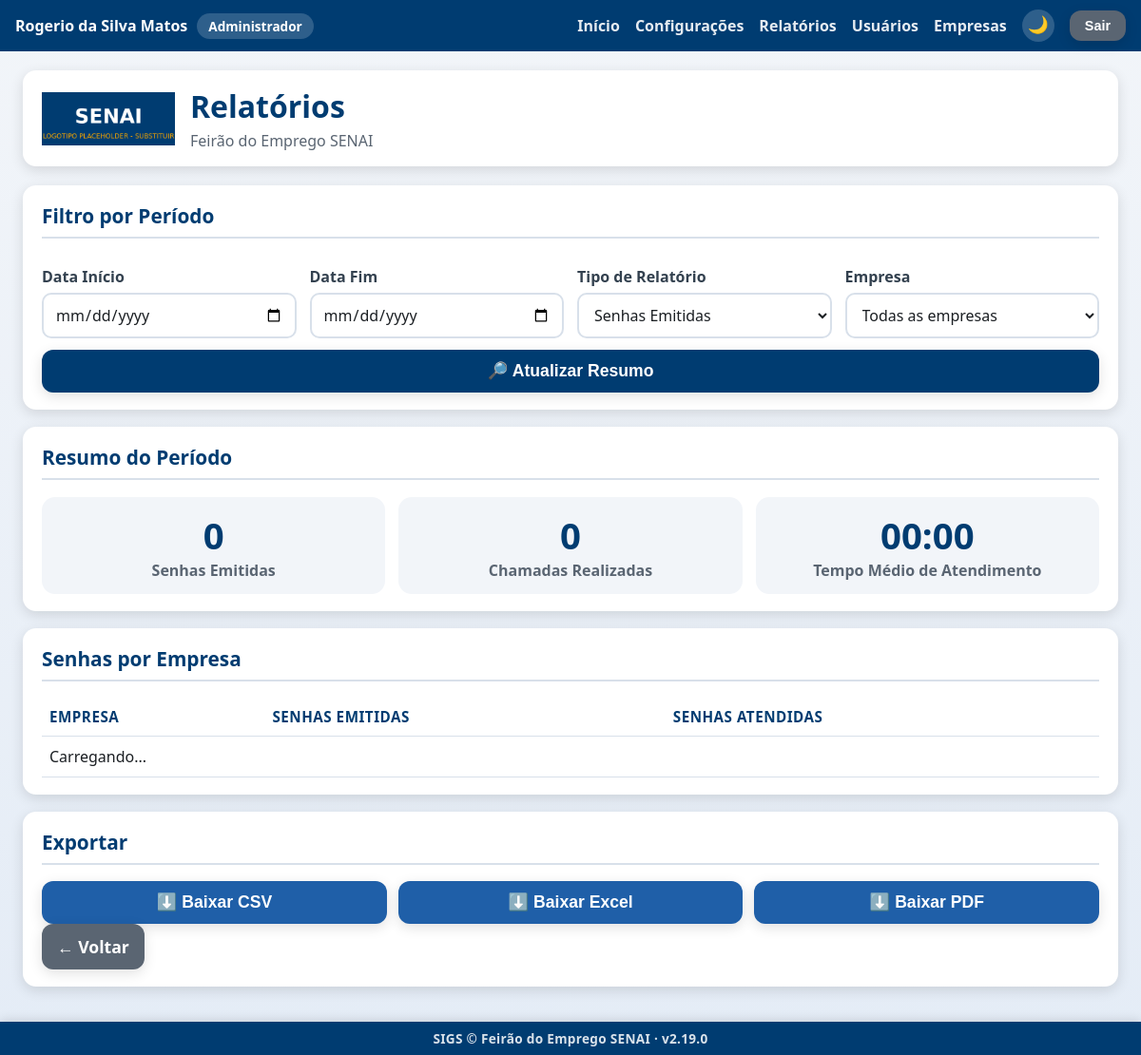
Page /relatorios (signed in) on the committed database.
### tables this page shows
CREATE TABLE usuarios (
            id INTEGER PRIMARY KEY AUTOINCREMENT,
            nome_completo TEXT NOT NULL,
            login TEXT NOT NULL UNIQUE,
            senha_hash TEXT NOT NULL,
            perfil TEXT NOT NULL DEFAULT 'atendente',
            ativo INTEGER NOT NULL DEFAULT 1,
            data_criacao TEXT NOT NULL,
            ultimo_login TEXT
        , empresa_id INTEGER REFERENCES empresas (id), provisionado_por_chave INTEGER NOT NULL DEFAULT 0);

CREATE TABLE configuracoes (
                    chave TEXT PRIMARY KEY,
                    valor TEXT NOT NULL
                );

### app.py (the view)
@app.route("/relatorios")
@auth.login_required
@auth.admin_ou_recrutador_required
def relatorios_tela():
    configuracoes = config_manager.obter_todas()
    usuario_sessao = auth.usuario_logado()
    eh_recrutador = usuario_sessao.get("perfil") == PerfilUsuario.RECRUTADOR
    empresa_recrutador = None
    if eh_recrutador and usuario_sessao.get("empresa_id"):
        empresa_recrutador = database.obter_empresa_por_id(usuario_sessao["empresa_id"])
    return render_template(
        "relatorios.html", config=configuracoes, eh_recrutador=eh_recrutador, empresa_recrutador=empresa_recrutador
    )

### app.py (called while the page is built)
@app.context_processor
def injetar_usuario_logado():
    usuario_sessao = auth.usuario_logado()
    identidade_empresa = None
    if usuario_sessao and usuario_sessao.get("perfil") == PerfilUsuario.RECRUTADOR:
        empresa_id = usuario_sessao.get("empresa_id")
        if empresa_id:
            empresa = database.obter_empresa_por_id(empresa_id)
            if empresa and (empresa.logo_path or empresa.cor_principal):
                identidade_empresa = {"logo_path": empresa.logo_path, "cor": empresa.cor_principal}
    return {
        "usuario_logado": usuario_sessao,
        "eh_admin": auth.eh_admin(),
        "sigs_versao": SIGS_VERSAO,
        "identidade_empresa": identidade_empresa,
    }

### auth.py (called while the page is built, shortened)
def usuario_logado() -> Optional[dict]:
    usuario_id = session.get(CHAVE_SESSAO_USUARIO_ID)
    if usuario_id is None:
        return None
    return {
        "id": usuario_id,
        "nome_completo": session.get(CHAVE_SESSAO_NOME),
        "login": session.get(CHAVE_SESSAO_LOGIN),
        "perfil": session.get(CHAVE_SESSAO_PERFIL),
        "guiche": session.get(CHAVE_SESSAO_GUICHE),
        "empresa_id": session.get(CHAVE_SESSAO_EMPRESA_ID),
        "empresa_nome": session.get(CHAVE_SESSAO_EMPRESA_NOME),
    }

def eh_admin() -> bool:
    return session.get(CHAVE_SESSAO_PERFIL) == PerfilUsuario.ADMIN

def admin_ou_recrutador_required(funcao_view):
    @wraps(funcao_view)
    def wrapper(*args, **kwargs):
        perfil = session.get(CHAVE_SESSAO_PERFIL)
        return funcao_view(*args, **kwargs)
    return wrapper

### config.py (called while the page is built)
    def _conectar(self) -> sqlite3.Connection:
        conexao = sqlite3.connect(str(DATABASE_PATH), timeout=10, check_same_thread=False)
        conexao.row_factory = sqlite3.Row
        return conexao

    def obter_todas(self) -> Dict[str, Any]:
        with self._conectar() as conexao:
            linhas = conexao.execute(f"SELECT chave, valor FROM {TABELA_CONFIGURACOES}").fetchall()
        resultado: Dict[str, Any] = {}
        for linha in linhas:
            chave, valor = linha["chave"], linha["valor"]
            if chave in CHAVES_INTEIRAS:
                try:
                    resultado[chave] = int(valor)
                except (TypeError, ValueError):
                    resultado[chave] = 0
            else:
                resultado[chave] = valor
        return resultado

### templates/relatorios.html (shortened to what this page needs)
{% extends "layout.html" %}
{% block conteudo %}
<div class="pagina pagina-relatorios">
    <header class="cabecalho">
        <img class="logo" src="{{ url_for('static', filename='img/logo.png') }}" alt="Logo SENAI">
        <div class="titulo-evento">
            <h1>Relatórios</h1>
            <p>{{ config.nome_evento }}</p>
        </div>
    </header>
    <main class="conteudo-principal">
        <section class="card card-formulario">
            <h2>Filtro por Período</h2>
            <div class="campos-identificacao">
                <label>
                    Data Início
                    <input type="date" id="filtro-inicio">
                </label>
                <label>
                    Data Fim
                    <input type="date" id="filtro-fim">
                </label>
                <label>
                    Tipo de Relatório
                    <select id="filtro-tipo">
                        <option value="emitidas">Senhas Emitidas</option>
                    </select>
                </label>
                {% if not eh_recrutador %}
                <label>
                    Empresa
                    <select id="filtro-empresa">
                        <option value="">Todas as empresas</option>
                    </select>
                </label>
                {% endif %}
            </div>
            <button id="btn-atualizar-resumo" class="botao botao-primario">🔎 Atualizar Resumo</button>
        </section>
        <section class="card card-resumo">
            <h2>Resumo do Período</h2>
            <div class="resumo-grade">
                <div class="resumo-item">
                    <span class="resumo-valor" id="resumo-emitidas">0</span>
                    <span class="resumo-label">Senhas Emitidas</span>
                </div>
                <div class="resumo-item">
                    <span class="resumo-valor" id="resumo-chamadas">0</span>
                    <span class="resumo-label">Chamadas Realizadas</span>
                </div>
                <div class="resumo-item">
                    <span class="resumo-valor" id="resumo-tempo-medio">00:00</span>
                    <span class="resumo-label">Tempo Médio de Atendimento</span>
                </div>
            </div>
        </section>
        <section class="card card-resumo-empresas">
            <h2>Senhas por Empresa</h2>
            <table class="tabela-fila">
                <thead>
                    <tr>
                        <th>Empresa</th>
                        <th>Senhas Emitidas</th>
                        <th>Senhas Atendidas</th>
                    </tr>
                </thead>
                <tbody id="resumo-empresas-corpo">
                    <tr><td colspan="3">Carregando...</td></tr>
                </tbody>
            </table>
        </section>
        <section class="card card-downloads">
            <h2>Exportar</h2>
            <div class="grade-botoes grade-botoes-relatorio">
                <button id="btn-download-csv" class="botao botao-secundario">⬇️ Baixar CSV</button>
                <button id="btn-download-excel" class="botao botao-secundario">⬇️ Baixar Excel</button>
                <button id="btn-download-pdf" class="botao botao-secundario">⬇️ Baixar PDF</button>
            </div>
            <a href="{{ url_for('index') }}" class="botao botao-terciario">← Voltar</a>
        </section>
    </main>
</div>
{% endblock %}

### templates/layout.html (shortened to what this page needs)
<!DOCTYPE html>
{% set pagina_com_tema = request.endpoint not in ['painel', 'painel_empresa', 'painel_geral'] %}
<html lang="pt-BR">
<head>
    <link rel="stylesheet" href="{{ url_for('static', filename='css/style.css') }}">
</head>
<body>
    {% if usuario_logado %}
    <div class="barra-usuario">
        <span class="barra-usuario-info">
            {{ usuario_logado.nome_completo }}
            <span class="barra-usuario-perfil">
                {% if eh_admin %}Administrador
                {% elif usuario_logado.perfil == 'emissor' %}Emissor de Senhas
                {% elif usuario_logado.perfil == 'recrutador' %}Recrutador{% if usuario_logado.empresa_nome %} — {{ usuario_logado.empresa_nome }}{% endif %}
                {% else %}Atendente
                {% endif %}
            </span>
        </span>
        <span class="barra-usuario-acoes">
            <a href="{{ url_for('index') }}">Início</a>
            {% if eh_admin %}
                <a href="{{ url_for('configuracoes_tela') }}">Configurações</a>
                <a href="{{ url_for('relatorios_tela') }}">Relatórios</a>
                <a href="{{ url_for('usuarios_tela') }}">Usuários</a>
                <a href="{{ url_for('empresas_tela') }}">Empresas</a>
            {% elif usuario_logado.perfil == 'recrutador' %}
                <!-- Recrutador também acessa Relatórios (somente da própria
                     empresa — ver auth.admin_ou_recrutador_required e
                     relatorios_tela em app.py), mas não os demais itens do
                     menu administrativo. -->
                <a href="{{ url_for('relatorios_tela') }}">Relatórios</a>
            {% endif %}
            {% if pagina_com_tema %}
            <button type="button" class="botao-tema" aria-label="Mudar para tema escuro" title="Mudar para tema escuro">🌙</button>
            {% endif %}
            <form method="POST" action="{{ url_for('logout_tela') }}" class="form-logout">
                <button type="submit" class="botao botao-terciario botao-sair">Sair</button>
            </form>
        </span>
    </div>
    {% endif %}
    {% block conteudo %}{% endblock %}
    {% if request.endpoint != 'painel' %}
    <footer class="rodape-sigs">
        SIGS &copy; {{ config.nome_evento if config else 'SENAI' }} &middot; v{{ sigs_versao }}
    </footer>
    {% endif %}
</body>
</html>

### rows in the picture
usuarios: nome_completo "Rogerio da Silva Matos"
configuracoes: nome_evento "Feirão do Emprego SENAI", valor "Feirão do Emprego SENAI"

### other values in the picture
{{ sigs_versao }} "2.19.0"
